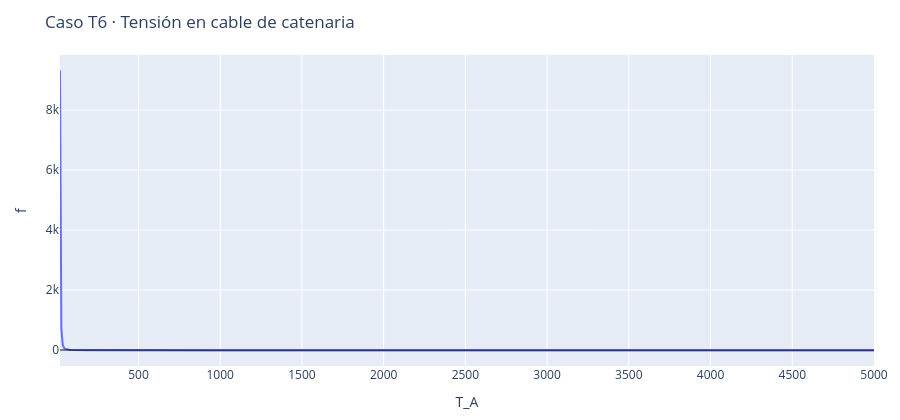

Notebook code cell kept with this figure:
### Code cell
#@title Pregunta 6 · El otro caso (desconocido)
pregunta(6)

### Figure 1 — Plotly figure (JSON) as saved in the notebook; plotly's stock layout.template omitted (floating-point values rounded to 4 significant figures; data arrays with more than 128 entries replaced by an {"elided": "..."} marker saying what was removed)
{"data": [{"line": {"width": 2}, "mode": "lines", "name": "f(T_A)", "type": "scatter", "x": {"elided": "600 float values"}, "y": {"elided": "600 float values"}}], "layout": {"dragmode": "pan", "height": 420, "hovermode": "x unified", "margin": {"b": 50, "l": 60, "r": 20, "t": 55}, "shapes": [{"line": {"color": "black", "width": 1}, "type": "line", "x0": 0, "x1": 1, "xref": "x domain", "y0": 0, "y1": 0, "yref": "y"}], "title": {"text": "Caso T6 · Tensión en cable de catenaria"}, "xaxis": {"rangeslider": {"visible": false}, "showspikes": true, "title": {"text": "T_A"}}, "yaxis": {"showspikes": true, "title": {"text": "f"}}}}
